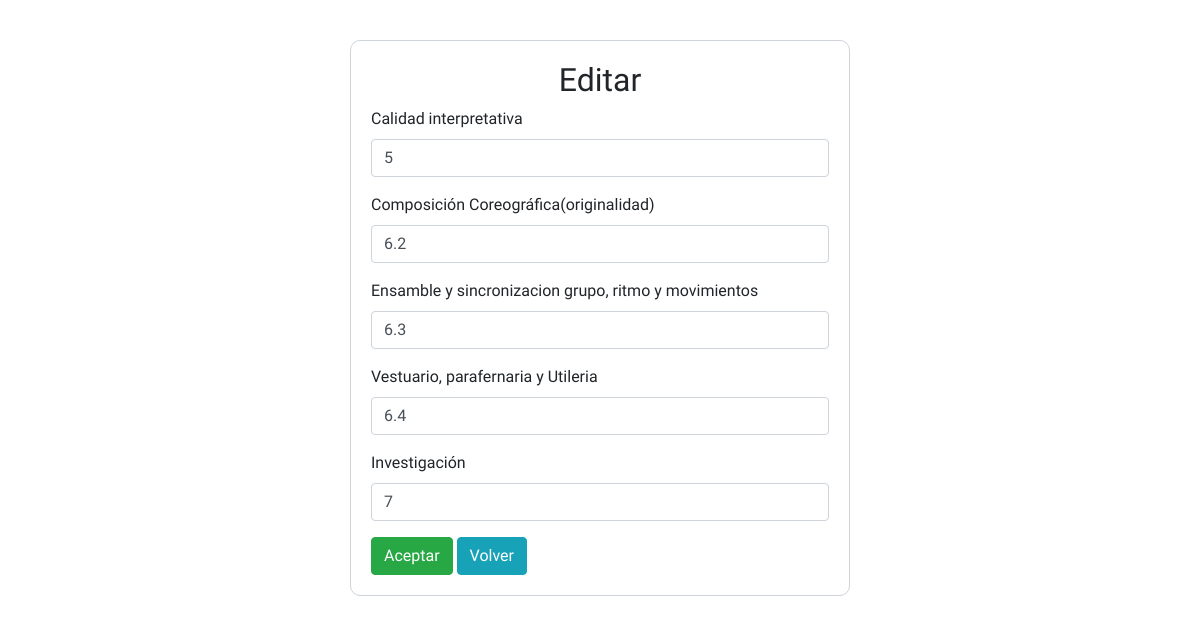
The page /editDM.php?id=1 on the database its author committed.
### tables this page shows
CREATE TABLE IF NOT EXISTS `danza_moderna` (
  `id` int(11) NOT NULL,
  `calidad_interpretativa` float(11,1) NOT NULL,
  `composicion_coreografia` float(11,1) NOT NULL,
  `esamble_y_sincronizacion` float(11,1) NOT NULL,
  `vestuario` float(11,1) NOT NULL,
  `investigacion` float(11,1) NOT NULL,
  `total` float(11,2) NOT NULL,
  `id_regional` int(11) NOT NULL,
  `id_jurado` int(11) NOT NULL
);

### editDM.php (the view, shortened to what this page needs)
<?php
  $id = $_GET['id'];
  $con = new PDO('mysql:host=localhost;dbname=zonales1;charset=utf8','root','');
  $query = $con->query("SELECT * FROM danza_moderna WHERE id=$id");
  if($row = $query->fetchObject()){
    $res = $row;
  }
?>
<!DOCTYPE html>
<html lang="en">
<head>
  <link rel="stylesheet" href="css/bootstrap.min.css">
  <link rel="stylesheet" type="text/css" href="css/edit.css">
</head>
<body>
  <div class="container">
    <form action="editar.php" method="post" class="form">
      <h2 class="text-center">Editar</h2>
      <div class="form-group">
          <label for="editDF1">Calidad interpretativa</label>
          <input type="number" class="form-control" required name="editDF1" id="editDF1" pattern="[0-9]+([\.,][0-9]+)?" step="0.01" min="0" max="10" value="<?php echo $res->calidad_interpretativa ?>">
      </div>
      <div class="form-group">
          <label for="editDF2">Composición Coreográfica(originalidad)</label>
          <input type="number" class="form-control" required name="editDF2" id="editDF2" pattern="[0-9]+([\.,][0-9]+)?" step="0.01" min="0" max="10" value="<?php echo $res->composicion_coreografia ?>">
      </div>
      <div class="form-group">
          <label for="editDF3">Ensamble y sincronizacion grupo, ritmo y movimientos</label>
          <input type="number" class="form-control" required name="editDF3" id="editDF3" pattern="[0-9]+([\.,][0-9]+)?" step="0.01" min="0" max="10" value="<?php echo $res->esamble_y_sincronizacion ?>">
      </div>
      <div class="form-group">
          <label for="editDF4">Vestuario, parafernaria y Utileria</label>
          <input type="number" class="form-control" required name="editDF4" id="editDF4" pattern="[0-9]+([\.,][0-9]+)?" step="0.01" min="0" max="10" value="<?php echo $res->vestuario ?>">
      </div>
      <div class="form-group">
          <label for="editDF5">Investigación</label>
          <input type="number" class="form-control" required name="editDF5" id="editDF5" pattern="[0-9]+([\.,][0-9]+)?" step="0.01" min="0" max="10" value="<?php echo $res->investigacion ?>">
      </div>
      <button type="submit" class="btn btn-success"><i class="fas fa-sign-in-alt" style="text-align: right;"></i>Aceptar</button>
      <a href="conC.php" class="btn btn-info">Volver</a>
    </form>
  </div>
</body>
</html>

### css/edit.css (style rules this page uses)
body { font-family: 'Merienda', cursive; }
.form { margin: auto; margin-top: 40px; border:1px solid #ced4da; border-radius:10px; padding: 20px; max-width:500px ; }

### rows shown on the page
danza_moderna: editDF1 "5", editDF2 "6.2", editDF3 "6.3", editDF4 "6.4", editDF5 "7"
